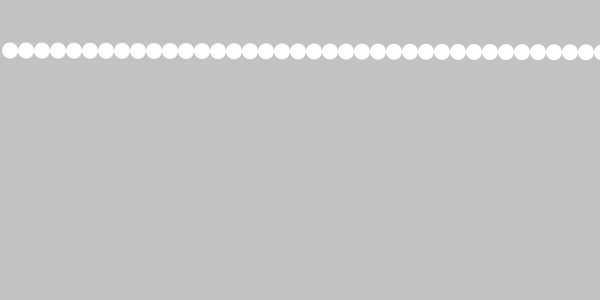
Frame 1 (no input)
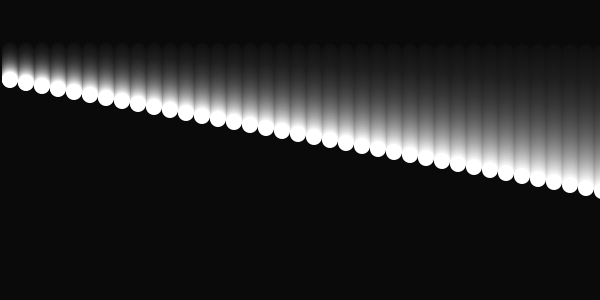
Frame 60 (the mouse pressed at the canvas centre just before this capture)
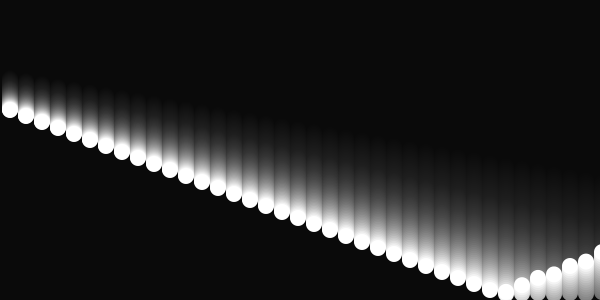
Frame 120 (the mouse held since frame 60 and released just before this capture)

The Processing sketch that drew these frames (run headless with seeded random() and noise(); from frame 60 on, the mouse is pressed at the canvas centre):

// Processing sketch: processing_170175
// ── processing_170175.pde

int numSpots = 90;
Spot[] spots = new Spot[numSpots];

void setup() {
  size(600,300);
  smooth();
  noStroke();
  for (int i = 0; i < spots.length; i++) {
    float x=10 + i*16;
    float rate = 0.5 + i*0.05;
    spots[i] = new Spot(x, 50, 16, rate);
  }
}

void draw() {
  fill(0,12);
  rect(0,0,width,height);
  fill(255);
  for (int i = 0; i < spots.length; i++) {
    spots[i].move();
    spots[i].display();
  }
}
class Spot {
  float x, y;
  float diameter;
  float speed;
  int direction = 1;
  
  // Constructor
  Spot(float xpos, float ypos, float dia, float sp1) {
    x = xpos;
    y = ypos;
    diameter = dia;
    speed = sp1;
  }
  
  void move() {
    y += (speed *direction);
    if ((y> (height - diameter/2)) || (y<diameter/2)) {
      direction *= -1;
    }
  }
  
  void display() {
    ellipse(x, y, diameter, diameter);
  }
}
    
